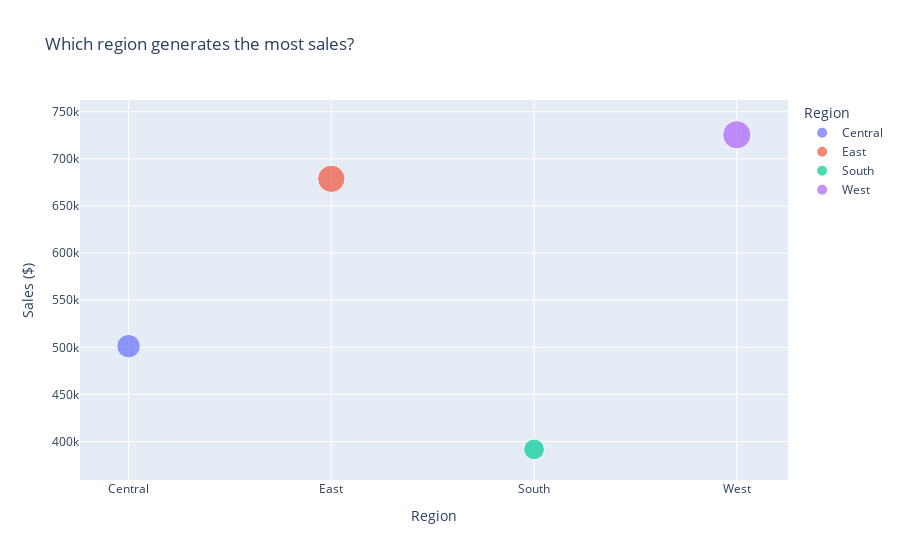

The notebook cell this image was saved under:
### Code cell
fig = px.scatter(df3,
                x='Region',
                y='Sales',
                color='Region',
                size='Sales',
                title=' Which region generates the most sales?',
                trendline='ols')

fig.update_layout(xaxis_title='Region',
                 yaxis_title='Sales ($)')
fig.show()

### Figure 1 — Plotly figure (JSON) as saved in the notebook; plotly's stock layout.template omitted (floating-point values rounded to 4 significant figures)
{"data": [{"hovertemplate": "Region=%{x}<br>Sales=%{marker.size}<extra></extra>", "legendgroup": "Central", "marker": {"color": "#636efa", "size": [501200.0], "sizemode": "area", "sizeref": 1814.0, "symbol": "circle"}, "mode": "markers", "name": "Central", "orientation": "v", "showlegend": true, "type": "scatter", "x": ["Central"], "xaxis": "x", "y": [501200.0], "yaxis": "y"}, {"hovertemplate": "Region=Central<extra></extra>", "legendgroup": "Central", "marker": {"color": "#636efa", "symbol": "circle"}, "mode": "lines", "name": "Central", "showlegend": false, "type": "scatter", "xaxis": "x", "yaxis": "y"}, {"hovertemplate": "Region=%{x}<br>Sales=%{marker.size}<extra></extra>", "legendgroup": "East", "marker": {"color": "#EF553B", "size": [678800.0], "sizemode": "area", "sizeref": 1814.0, "symbol": "circle"}, "mode": "markers", "name": "East", "orientation": "v", "showlegend": true, "type": "scatter", "x": ["East"], "xaxis": "x", "y": [678800.0], "yaxis": "y"}, {"hovertemplate": "Region=East<extra></extra>", "legendgroup": "East", "marker": {"color": "#EF553B", "symbol": "circle"}, "mode": "lines", "name": "East", "showlegend": false, "type": "scatter", "xaxis": "x", "yaxis": "y"}, {"hovertemplate": "Region=%{x}<br>Sales=%{marker.size}<extra></extra>", "legendgroup": "South", "marker": {"color": "#00cc96", "size": [391700.0], "sizemode": "area", "sizeref": 1814.0, "symbol": "circle"}, "mode": "markers", "name": "South", "orientation": "v", "showlegend": true, "type": "scatter", "x": ["South"], "xaxis": "x", "y": [391700.0], "yaxis": "y"}, {"hovertemplate": "Region=South<extra></extra>", "legendgroup": "South", "marker": {"color": "#00cc96", "symbol": "circle"}, "mode": "lines", "name": "South", "showlegend": false, "type": "scatter", "xaxis": "x", "yaxis": "y"}, {"hovertemplate": "Region=%{x}<br>Sales=%{marker.size}<extra></extra>", "legendgroup": "West", "marker": {"color": "#ab63fa", "size": [725500.0], "sizemode": "area", "sizeref": 1814.0, "symbol": "circle"}, "mode": "markers", "name": "West", "orientation": "v", "showlegend": true, "type": "scatter", "x": ["West"], "xaxis": "x", "y": [725500.0], "yaxis": "y"}, {"hovertemplate": "Region=West<extra></extra>", "legendgroup": "West", "marker": {"color": "#ab63fa", "symbol": "circle"}, "mode": "lines", "name": "West", "showlegend": false, "type": "scatter", "xaxis": "x", "yaxis": "y"}], "layout": {"legend": {"itemsizing": "constant", "title": {"text": "Region"}, "tracegroupgap": 0}, "title": {"text": " Which region generates the most sales?"}, "xaxis": {"anchor": "y", "categoryarray": ["Central", "East", "South", "West"], "categoryorder": "array", "domain": [0, 1], "title": {"text": "Region"}}, "yaxis": {"anchor": "x", "domain": [0, 1], "title": {"text": "Sales ($)"}}}}
